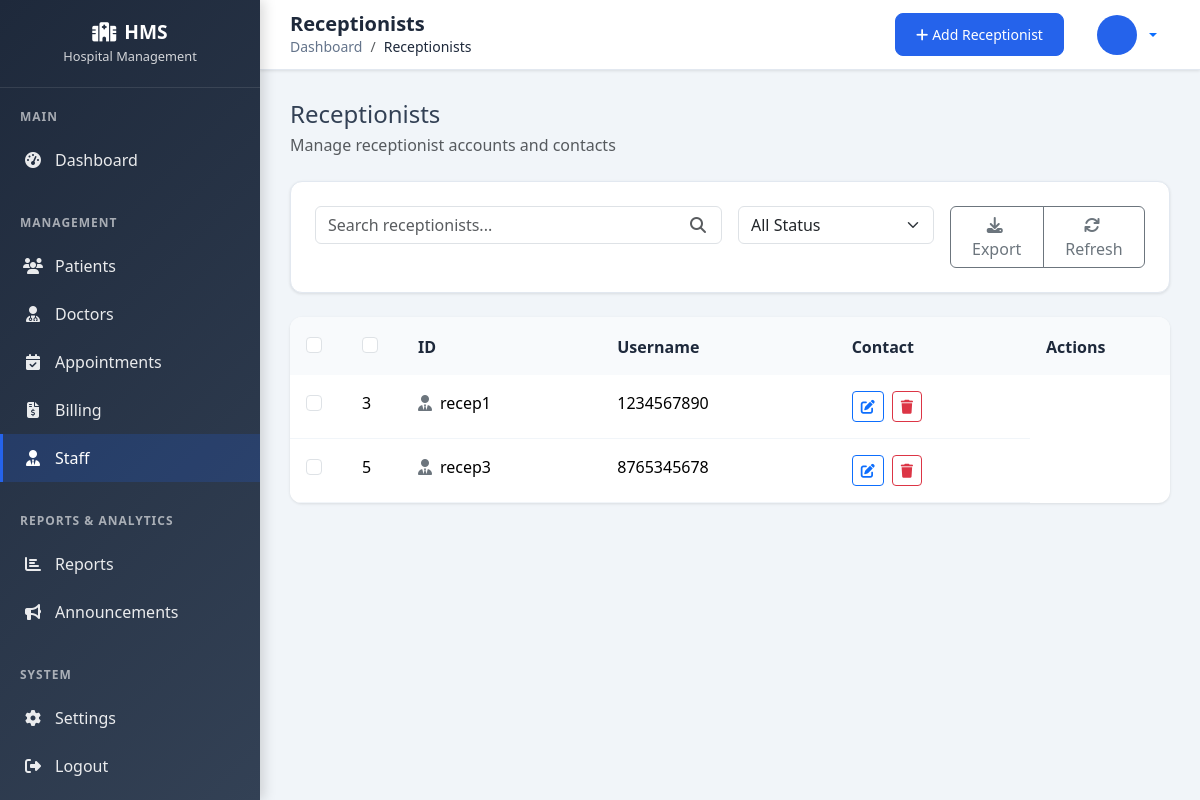
The page /receptionists/ on the database as committed earlier.
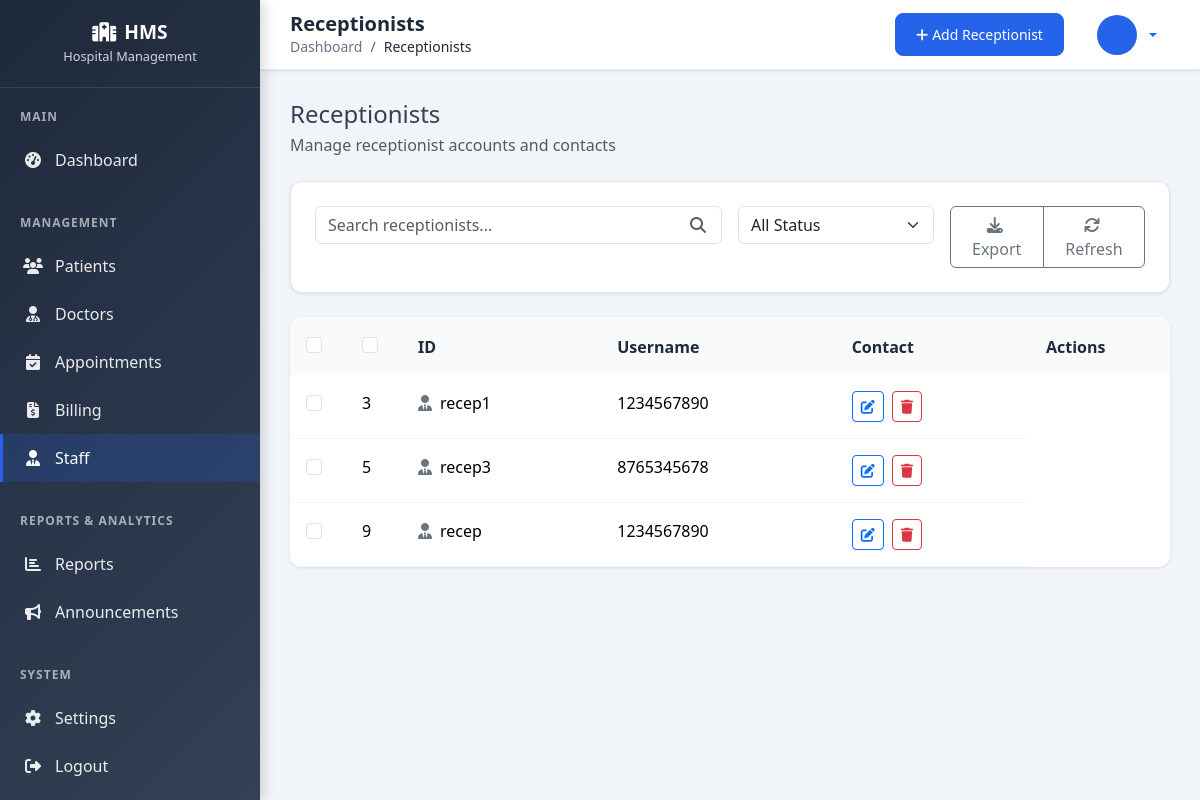
The same page on the database as committed later.
### receptionists/models.py (models this page shows, shortened)
class Receptionist(models.Model):
    user = models.OneToOneField(CustomUser, on_delete=models.CASCADE)
    name = models.CharField(max_length=255)
    contact = models.CharField(max_length=20)
    email = models.EmailField()

### accounts/models.py (models this page shows)
class CustomUser(AbstractUser):
    first_name = None
    last_name = None
    ROLE_CHOICES = (
        ('admin', 'Admin'),
        ('doctor', 'Doctor'),
        ('patient', 'Patient'),
        ('receptionist', 'Receptionist'),
    )
    role = models.CharField(max_length=20, choices=ROLE_CHOICES)
    GENDER_CHOICES = (
        ('Male', 'Male'),
        ('Female', 'Female'),
        ('Other', 'Other'),
    )
    gender = models.CharField(max_length=10, choices=GENDER_CHOICES, null=True, blank=True)
    REQUIRED_FIELDS = []  # Only username is required

### receptionists/views.py (the view)
# urls.py: path('', views.receptionist_list, name='receptionist_list'),
def receptionist_list(request):
    receptionists = Receptionist.objects.all()
    return render(request, 'receptionists/receptionist_list.html', {'receptionists': receptionists})

### templates/receptionists/receptionist_list.html (shortened to what this page needs)
{% extends 'admin_list_base.html' %}
{% load static %}
{% block page_title %}Receptionists{% endblock %}
{% block current_page %}Receptionists{% endblock %}
{% block add_url %}{% url 'receptionists:add_receptionist' %}{% endblock %}
{% block add_text %}Add Receptionist{% endblock %}
{% block list_title %}Receptionists{% endblock %}
{% block list_subtitle %}Manage receptionist accounts and contacts{% endblock %}
{% block search_placeholder %}receptionists{% endblock %}
{% block table_headers %}
    <th style="width: 50px;">
        <div class="form-check">
            <input class="form-check-input" type="checkbox" id="selectAll">
        </div>
    </th>
    <th>ID</th>
    <th>Username</th>
    <th>Contact</th>
    <th style="width: 140px;">Actions</th>
{% endblock %}
{% block table_body %}
    {% for receptionist in receptionists %}
        <tr data-status="active">
            <td>
                <div class="form-check">
                    <input class="form-check-input" type="checkbox" value="{{ receptionist.id }}">
                </div>
            </td>
            <td>{{ receptionist.id }}</td>
            <td>
                <div class="d-flex align-items-center gap-2">
                    <i class="fas fa-user-tie text-secondary"></i>
                    <span>{{ receptionist.user.username }}</span>
                </div>
            </td>
            <td>{{ receptionist.contact|default:'-' }}</td>
            <td>
                <a href="{% url 'receptionists:edit_receptionist' receptionist.id %}" class="btn btn-sm btn-outline-primary" data-bs-toggle="tooltip" title="Edit">
                    <i class="fas fa-edit"></i>
                </a>
                <form action="{% url 'receptionists:delete_receptionist' receptionist.id %}" method="post" style="display:inline;">
                    <button type="submit" class="btn btn-sm btn-outline-danger ms-1" data-confirm-delete="Delete this receptionist?">
                        <i class="fas fa-trash"></i>
                    </button>
                </form>
            </td>
        </tr>
    {% endfor %}
{% endblock %}

Rows that differ between the two databases and show on the page:
added Receptionist: id "9", user.username "recep", contact "1234567890"
